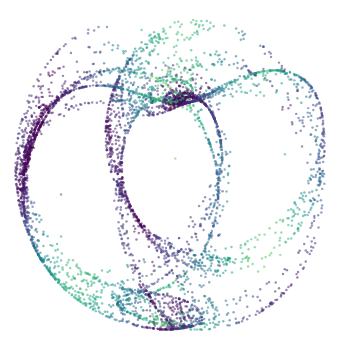

Vega-Lite specification for this chart:
### Vega-Lite specification from a JSON file in a GitHub repository (floating-point values rounded to 4 significant figures; data arrays with more than 128 entries replaced by an {"elided": "..."} marker saying what was removed)
{"background": null, "config": {"arc": {"fill": "#DBDBDB", "fillOpacity": 1.0, "innerRadius": 40.0, "padAngle": 0.03, "stroke": "black", "strokeOpacity": 1, "strokeWidth": 0.25}, "area": {"fill": "#DBDBDB", "fillOpacity": 1.0, "stroke": "black", "strokeOpacity": 1, "strokeWidth": 0.25}, "axis": {"domain": true, "domainCap": "round", "domainColor": "black", "domainWidth": 0.25, "grid": false, "gridCap": "round", "gridColor": "#F1F1F1", "gridDash": [0, 0], "gridOpacity": 1.0, "gridWidth": 0.25, "labelColor": "black", "labelFont": "Helvetica Neue, HelveticaNeue, Helvetica, Arial, sans-serif", "labelFontSize": 7, "labelFontStyle": "normal", "labelFontWeight": 400, "offset": 4.5, "ticks": true, "tickCap": "round", "tickColor": "black", "tickRound": false, "tickSize": 3, "tickWidth": 0.25, "titleColor": "black", "titleFont": "Helvetica Neue, HelveticaNeue, Helvetica, Arial, sans-serif", "titleFontSize": 7, "titleFontStyle": "normal", "titleFontWeight": 400}, "axisX": {"domain": true, "labelAlign": "center", "labelAngle": 0, "labels": true, "ticks": true, "translate": 0}, "axisY": {"domain": true, "labelAlign": "right", "labelAngle": 0, "labels": true, "ticks": true, "translate": 0}, "axisRight": {"domain": true, "labelAlign": "left", "labelAngle": 0, "labels": true, "ticks": true, "translate": 0}, "axisTop": {"domain": true, "labelAlign": "center", "labelAngle": 0, "labels": true, "ticks": true, "translate": 0}, "axisBand": {"tickOffset": 0}, "bar": {"fill": "#DBDBDB", "fillOpacity": 1.0, "stroke": "black", "strokeOpacity": 1, "strokeWidth": 0.25}, "boxplot": {"size": 14.4, "ticks": {"cornerRadius": 0.25, "fill": "black", "opacity": 1, "size": 7.2, "thickness": 0.25}, "box": {"fillOpacity": 1.0, "stroke": "black", "strokeOpacity": 1, "strokeWidth": 0.25}, "median": {"cornerRadius": 0, "fill": "black", "fillOpacity": 1.0, "opacity": 1, "size": 14.4, "thickness": 0.25}, "rule": {"fill": "black", "fillOpacity": 1.0, "size": 16.0, "stroke": "black", "strokeDash": [0, 0], "strokeOpacity": 1, "strokeWidth": 0.25}, "outliers": {"color": "black", "fill": "black", "fillOpacity": 1.0, "size": 0, "stroke": "black", "strokeOpacity": 1, "strokeWidth": 0.25}}, "circle": {"fill": "black", "fillOpacity": 1.0, "size": 2.0, "stroke": null, "strokeOpacity": 1, "strokeWidth": 0.25}, "errorband": {"band": {"fillOpacity": 0.6, "stroke": null, "strokeWidth": 0.25, "strokeOpacity": 1}, "borders": {"opacity": 0, "strokeOpacity": 0.25, "strokeWidth": 1}}, "errorbar": {"opacity": 1, "rule": {"strokeDash": [0, 0], "strokeWidth": 0.25}, "ticks": {"color": "black", "cornerRadius": 0.125, "opacity": 1, "size": 9.6, "thickness": 0.25}, "thickness": 0.25}, "font": "Helvetica Neue, HelveticaNeue, Helvetica, Arial, sans-serif", "geoshape": {"fill": "#DBDBDB", "fillOpacity": 1.0, "stroke": "black", "strokeOpacity": 1, "strokeWidth": 0.25}, "header": {"labelColor": "black", "labelFont": "Helvetica Neue, HelveticaNeue, Helvetica, Arial, sans-serif", "labelFontSize": 7, "labelFontStyle": "normal", "labelFontWeight": 400, "titleColor": "black", "titleFont": "Helvetica Neue, HelveticaNeue, Helvetica, Arial, sans-serif", "titleFontSize": 7, "titleFontStyle": "normal", "titleFontWeight": 400, "titlePadding": 0}, "legend": {"disable": false, "offset": 4.5, "titlePadding": 4, "labelOffset": 2, "gradientLabelOffset": 2, "gradientLength": 80.0, "gradientThickness": 8.0, "gradientOpacity": 1.0, "gradientStrokeColor": "black", "gradientStrokeWidth": 0.25, "labelColor": "black", "labelFont": "Helvetica Neue, HelveticaNeue, Helvetica, Arial, sans-serif", "labelFontSize": 7, "labelFontStyle": "normal", "labelFontWeight": 400, "strokeColor": "black", "strokeWidth": 0, "symbolSize": 42, "symbolStrokeColor": "black", "symbolStrokeWidth": 0.25, "titleColor": "black", "titleFont": "Helvetica Neue, HelveticaNeue, Helvetica, Arial, sans-serif", "titleFontSize": 7, "titleFontStyle": "normal", "titleFontWeight": 400}, "line": {"color": "black", "stroke": "black", "strokeCap": "butt", "strokeDash": [0, 0], "strokeOpacity": 1, "strokeWidth": 0.5}, "point": {"filled": true, "fill": "#DBDBDB", "fillOpacity": 1.0, "size": 8.0, "stroke": "black", "strokeOpacity": 1, "strokeWidth": 0.25}, "range": {"category": ["#B2B2B2", "#4A7CD3", "#008542", "#664CAF", "#509F98", "#636363", "#284F93", "#005226", "#382864", "#285753"], "diverging": {"scheme": ["#443E60", "#5F597E", "#7C759B", "#9994B6", "#B7B4CC", "#D6D5DC", "#F6F6F6", "#D1DAD9", "#A4C2BF", "#7AA9A4", "#578E89", "#37736E", "#1B5954"]}, "heatmap": {"scheme": ["#440154", "#472270", "#433E82", "#38598C", "#2C728E", "#238A8D", "#24A086", "#39B578", "#5DC862", "#96D646", "#CAE02D", "#FDE724"]}, "ordinal": {"scheme": ["#F1F1F1", "#DBDBDB", "#C6C6C6", "#B2B2B2", "#9D9D9D", "#898989", "#767676", "#636363", "#515151", "#404040", "#2F2F2F", "#1F1F1F"]}, "ramp": {"scheme": ["#440154", "#472270", "#433E82", "#38598C", "#2C728E", "#238A8D", "#24A086", "#39B578", "#5DC862", "#96D646", "#CAE02D", "#FDE724"]}}, "rule": {"color": "black", "stroke": "black", "strokeCap": "round", "strokeDash": [2, 2], "strokeOpacity": 1, "strokeWidth": 0.25}, "scale": {"barBandPaddingInner": 0.1, "rectBandPaddingInner": 0, "tickBandPaddingInner": 0.1, "bandPaddingOuter": 0.1, "bandWithNestedOffsetPaddingInner": 0.2, "bandWithNestedOffsetPaddingOuter": 0.2, "offsetBandPaddingInner": 0, "offsetBandPaddingOuter": 0, "round": false}, "rect": {"fill": "#DBDBDB", "fillOpacity": 1.0, "stroke": "black", "strokeOpacity": 1, "strokeWidth": 0.25}, "square": {"fill": "#DBDBDB", "fillOpacity": 1.0, "size": 16.0, "stroke": "black", "strokeOpacity": 1, "strokeWidth": 0.25}, "text": {"color": "black", "font": "Helvetica Neue, HelveticaNeue, Helvetica, Arial, sans-serif", "fontSize": 7, "fontStyle": "normal", "fontWeight": 400}, "tick": {"color": "black", "cornerRadius": 0.125, "opacity": 1.0, "size": 14.4, "thickness": 0.25}, "title": {"anchor": "middle", "frame": "group", "color": "black", "font": "Helvetica Neue, HelveticaNeue, Helvetica, Arial, sans-serif", "fontSize": 7, "fontStyle": "normal", "fontWeight": 400, "subtitleColor": "black", "subtitleFont": "Helvetica Neue, HelveticaNeue, Helvetica, Arial, sans-serif", "subtitleFontSize": "Helvetica Neue, HelveticaNeue, Helvetica, Arial, sans-serif", "subtitleFontStyle": "normal", "subtitleFontWeight": 400}, "trail": {"color": "black", "opacity": 1, "size": 0.5}, "view": {"continuousWidth": 160, "continuousHeight": 160, "discreteWidth": 160, "discreteHeight": 160, "fill": null, "stroke": null, "strokeWidth": 0.25}}, "data": {"name": "data-44b1e97552df226df318dbc6550839f0"}, "mark": {"type": "circle", "opacity": 0.55, "size": 1.5}, "encoding": {"color": {"field": "speed", "legend": null, "title": null, "type": "quantitative"}, "x": {"axis": null, "field": "x", "type": "quantitative"}, "y": {"axis": null, "field": "y", "type": "quantitative"}}, "view": {"stroke": null}, "$schema": "https://vega.github.io/schema/vega-lite/v6.4.1.json", "datasets": {"data-44b1e97552df226df318dbc6550839f0": {"elided": "5000 records"}}}
